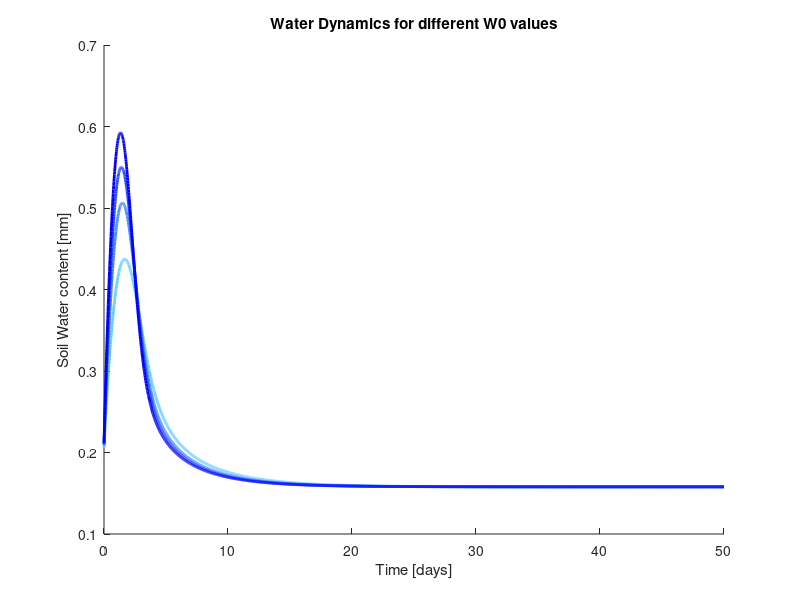
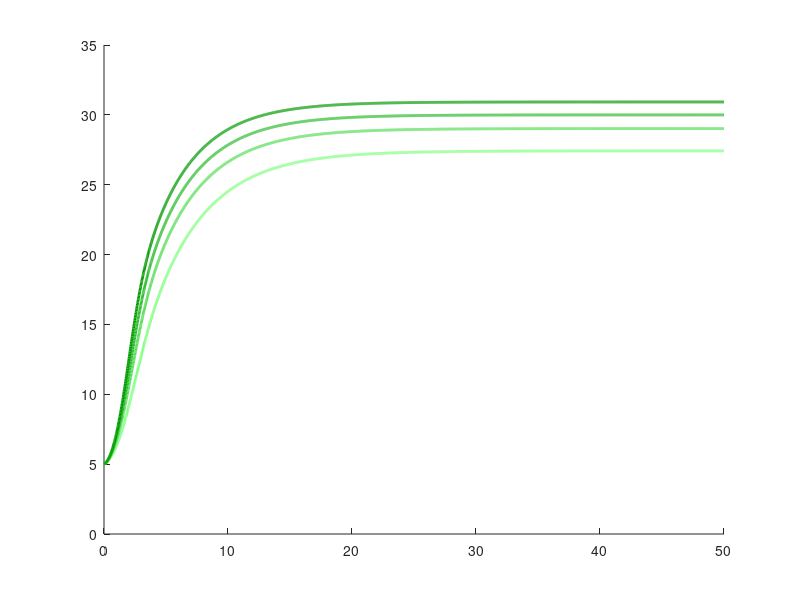

MATLAB code for these plots, in order: (Note: this script raises an error after producing the figures.)
% Final Assignment

% Research Question 1


% --- W0 parameter visualization ---
w0vec = [0.2, 0.5, 0.7, 0.9];
figure(1);
hold on
legendEntriesWater = {};

figure(2);
hold on
legendEntriesPlant = {};

blueBase  = [0, 0, 1];     % pure blue
blueLight = [0.4, 0.8, 1]; % light blue
greenBase = [0, 0.6, 0];   % pure green
greenLight = [0.5, 1, 0.5]; % light green

for j=1:4
    % system parameters
    PPT = 0.8; % find appropriate values
    P = 5; % initial value
    e = 10;
    k1 = 3;
    k2 = 5;
    W0 = w0vec(j);
    W = 0.2; % initial value
    cmax = 0.5;
    d = 0.1;
    b = 0.15;
    rw = 0.1; % find appropria9te value 

    % --- control parameters ---
    startTime = 0;
    endTime   = 50;
    timeStep  = 0.02;
    
    % --- compute iteration count ---
    iterations = floor((endTime - startTime)/timeStep) + 1;
    
    % --- initialize vectors ---
    timeV   = zeros(iterations, 1);
    waterV  = zeros(iterations, 1);
    plantV  = zeros(iterations, 1);
    
    % --- initialize state ---
    stateW = W;
    stateP = P;
    
    % --- simulation loop ---
    for i = 1:iterations
        t = startTime + (i-1)*timeStep;
    
        dWdt = PPT * ((stateP + k2 * W0) / (stateP + k2)) ...
             - ((cmax * stateW) / (stateW + k1)) * stateP ...
             - (rw * stateW);
    
        dPdt = e * (cmax * (stateW / (stateW + k1))) * stateP ...
             - (d + b) * stateP;
    
        stateW = stateW + dWdt * timeStep;
        stateP = stateP + dPdt * timeStep;
    
        % store
        timeV(i)  = t;
        waterV(i) = stateW;
        plantV(i) = stateP;
    end
    
    
    % --- plots ---
    t = (j - 1) / (length(w0vec) - 1);
    waterColor = blueLight * (1 - t) + blueBase * t;
    plantColor = greenLight * (1 - t) + greenBase * t;

    % --- plots ---
    figure(1)
    plot(timeV, waterV, 'Color', waterColor, 'LineWidth', 2)
    legendEntriesWater{end+1} = "Water (W0=" + w0vec(j) + ")";

    figure(2)
    plot(timeV, plantV, 'Color', plantColor, 'LineWidth', 2)
    legendEntriesPlant{end+1} = "Plant (W0=" + w0vec(j) + ")";


end 

xlim([0 inf])
ylim([0 35])

figure(1)
xlabel("Time [days]")
ylabel("Soil Water content [mm]")
title("Water Dynamics for different W0 values")
legend(legendEntriesWater)

xlim([0 inf])
ylim([0 0.6])

figure(2)
xlabel("Time [days]")
ylabel("Plant Biomass [g/m^2]")
title("Vegetation Dynamics for different W0 values")
legend(legendEntriesPlant, 'Location', 'Southeast')
    
